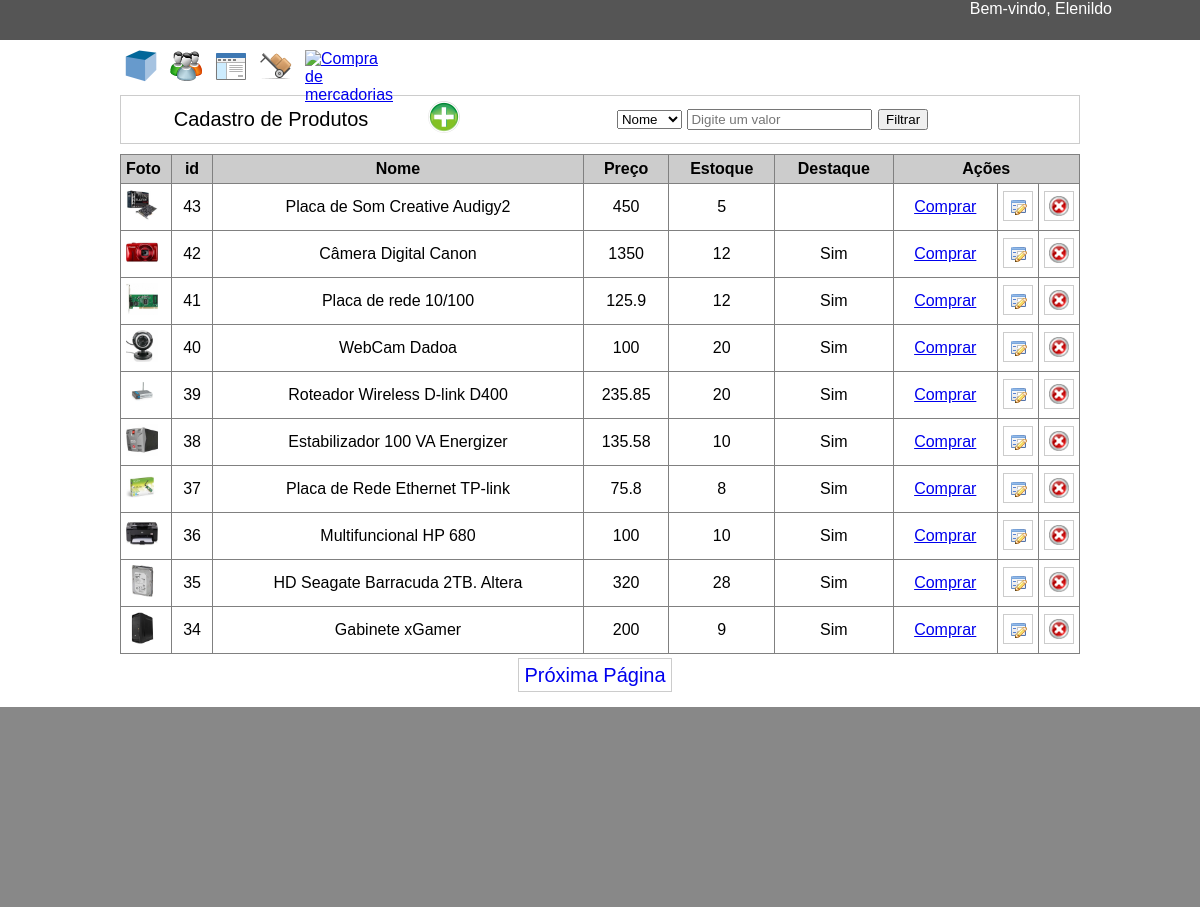
Page /admin/index.php (signed in) on the committed database.
### tables this page shows
CREATE TABLE `produtos` (
  `id` bigint(20) UNSIGNED NOT NULL,
  `nome` varchar(32) NOT NULL,
  `descricao` varchar(64) NOT NULL,
  `preco` float NOT NULL,
  `estoque` int(11) NOT NULL,
  `detalhes` text NOT NULL,
  `imagem` varchar(32) NOT NULL,
  `destaque` tinyint(1) NOT NULL,
  `id_sub` int(11) NOT NULL
);

### admin/index.php (the view, shortened to what this page needs)
<!DOCTYPE html>
<?php include_once "../inc_conexao.php"; ?>
<?php
	$total = isset($_GET["total"])? $_GET["total"] : 0;
	$busca = isset($_GET["valor"])? $_GET["valor"] : "";
	$campo = isset($_GET["campo"])? $_GET["campo"] : "";
	if(isset($_GET["busca"])){
		$busca = $_GET["busca"];
		if($busca == ""){
			$total = 0;
		}else{
			$sql = "SELECT id FROM produtos WHERE nome like '%$busca%'";
			$res = mysqli_query($conexao, $sql)or die(mysqli_error($conexao));
			$total = mysqli_num_rows($res);
		}
	}else{
		$sql = "SELECT id FROM produtos";
		$res = mysqli_query($conexao, $sql)or die(mysqli_error($conexao));
		$total = mysqli_num_rows($res);
	}
?>
<html>
	<head>
		<link rel="stylesheet" href="css/estilo_adm.css">
	</head>
	<body>
		<div class="container">
			<div class="navbar_adm">
				<div style="float:left; width:300px; padding-top:12px;">
					<span>Cadastro de Produtos</span>
				</div>
				<div class="barra_btn">
					<a href="produto.php?op=novo"><img src="img/add.png" title="Novo"></a>
				</div>
				<form method="GET" action="" style="padding-top:10px;">
					<select name="campo">
						<option value="nome">Nome</option>
					</select>
					<input type="text" placeholder="Digite um valor" name="busca">
					<button type="submit">Filtrar</button>
				</form>
			</div>
			<div class="listagem">
				<table cellpadding="5px" border="1" width="100%" style="border-collapse:collapse;">
					<tr bgcolor="#ccc">
						<th align="left">Foto</th>
						<th>id</th>
						<th>Nome</th>
						<th>Preço</th>
						<th>Estoque</th>
						<th>Destaque</th>
						<th colspan="3">Ações</th>
					</tr>
				<?php
					if( isset( $_GET['pagina'] ) && (int)$_GET['pagina'] >= 1)
						$pagina = (int)$_GET['pagina'];
					else
						$pagina = 1;
					$limite = 10;
					$offset = $limite * ($pagina-1);
					if($busca != "")
						$sql = "SELECT * FROM produtos WHERE {$campo} like '%{$busca}%' ORDER BY id DESC LIMIT {$limite} OFFSET {$offset}";
					else
						$sql = "SELECT * FROM produtos ORDER BY id DESC LIMIT {$limite} OFFSET {$offset}";
					$resultado = mysqli_query($conexao, $sql) or die(mysql_error());
					$total_paginas = ceil($total / $limite) ;
					while($registro = mysqli_fetch_assoc($resultado)){
						$id = $registro["id"];
				?>
						<tr align="center">
							<td align="left" width="40px"><img src='<?php echo "../".$registro["imagem"]?>' width="32px"></td>
							<td><?= $id ?></td>
							<td><?= $registro["nome"]?></td>
							<td><?= $registro["preco"]?></td>
							<td><?= $registro["estoque"]?></td>
							<td><?= ($registro["destaque"] == 1)?'Sim':'' ?></td>
							<td><a href="cad_compras.php?op=novo&idp=<?=$id ?>">Comprar</a></td>
							<td width="25px">
								<form method="get" action="produto.php">
									<button type="submit" style="background: url('img/edit.png') no-repeat 5px 5px; width:30px; height:30px; border:1px solid #ccc;"></button>
								</form>
							</td>
							<td width="25px">
								<form method="post" action="cad_produtos.php" onSubmit='return confirm("Deseja excluir este registro?")'>
									<button type="submit" style="background: url('img/remove.png') no-repeat 4px 4px; width:30px; height:30px; border:1px solid #ccc;" ></button>
								</form>
							</td>
						</tr>
				<?php
					}
				?>
				</table>
			</div>
			<div class="barra_busca">
				<div style="padding-top:10px; padding-bottom:10px; text-align:center">
				<?php
				if($pagina < $total_paginas){
				?>
					<a href="?total=<?= $total?>&valor=<?= $busca ?>&campo=<?= $campo?>&pagina=<?= $pagina+1; ?>" style="text-decoration:none;">
						<span class="botao_pag" > Próxima Página </span>
					</a>
				<?php }?>
				</div>
			</div>
		</div>
	</body>
</html>

### admin/css/estilo_adm.css (style rules this page uses)
* { margin:0; font-family: Arial }
.container { margin:0 auto; width:80%; margin-top:10px; margin-bottom:10px; }
.barra_topo { width:100%; height:40px; background-color:#555; margin-bottom:5px; }
.barra_adm { margin:0 auto; width:80%; height:40px; }
.barra_btn { width:35px; height:35px; padding:5px; float:left; }
.navbar_adm { text-align:center; border:1px solid #ccc; font-size:20px; height:47px; }
.rodape { width:100%; height:200px; background-color:#888; float:left; }
.listagem { margin-top:10px; min-height:500px; width:100%; }
.botao_pag { font-size:20px; padding:5px; border:1px solid #ccc; margin-right:10px; }

### rows in the picture
produtos: imagem (picture), id "43", nome "Placa de Som Creative Audigy2", preco "450", estoque "5"
produtos: imagem (picture), id "42", nome "Câmera Digital Canon", preco "1350", estoque "12", destaque "Sim"
produtos: imagem (picture), id "41", nome "Placa de rede 10/100", preco "125.9", estoque "12", destaque "Sim"
produtos: imagem (picture), id "40", nome "WebCam Dadoa", preco "100", estoque "20", destaque "Sim"
produtos: imagem (picture), id "39", nome "Roteador Wireless D-link D400", preco "235.85", estoque "20", destaque "Sim"
produtos: imagem (picture), id "38", nome "Estabilizador 100 VA Energizer", preco "135.58", estoque "10", destaque "Sim"
produtos: imagem (picture), id "37", nome "Placa de Rede Ethernet TP-link", preco "75.8", estoque "8", destaque "Sim"
produtos: imagem (picture), id "36", nome "Multifuncional HP 680", preco "100", estoque "10", destaque "Sim"
produtos: imagem (picture), id "35", nome "HD Seagate Barracuda 2TB. Altera", preco "320", estoque "28", destaque "Sim"
produtos: imagem (picture), id "34", nome "Gabinete xGamer", preco "200", estoque "9", destaque "Sim"
